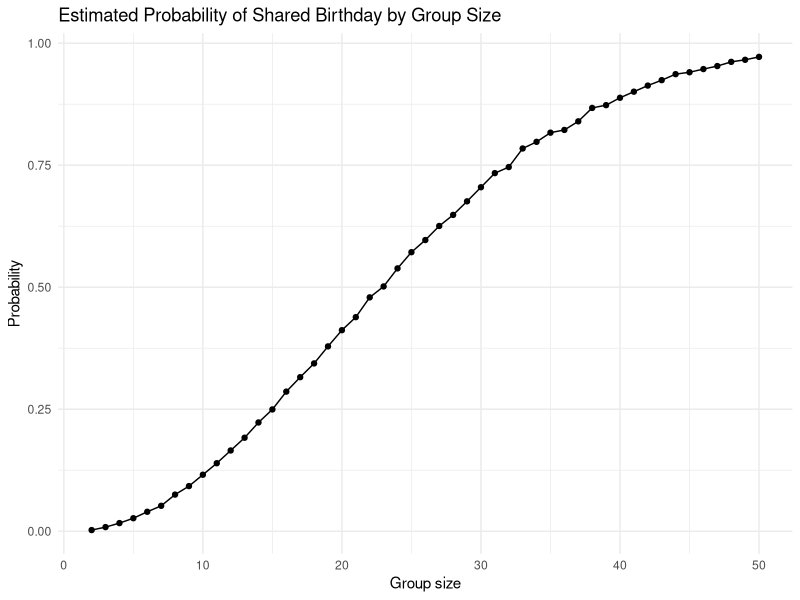

Source code (R):
## ---- chunk 1
knitr::opts_chunk$set(
  echo = TRUE,
  message = FALSE,
  warning = FALSE
)

library(tidyverse)
library(broom)
library(purrr)
## ---- chunk 2
birthday_shared <- function(n_people) {
  birthdays <- sample(1:365, size = n_people, replace = TRUE)
  any(duplicated(birthdays))
}

set.seed(1) 

n_sims <- 10000

birthday_results <- 
  tibble(group_size = 2:50) |>
  mutate(
    shared_prob = map_dbl(
      group_size,
      ~ mean(replicate(n_sims, birthday_shared(.x)))
    )
  )

birthday_results

birthday_results |>
  ggplot(aes(x = group_size, y = shared_prob)) +
  geom_line() +
  geom_point() +
  labs(
    title = "Estimated Probability of Shared Birthday by Group Size",
    x = "Group size",
    y = "Probability"
  ) +
  theme_minimal()
